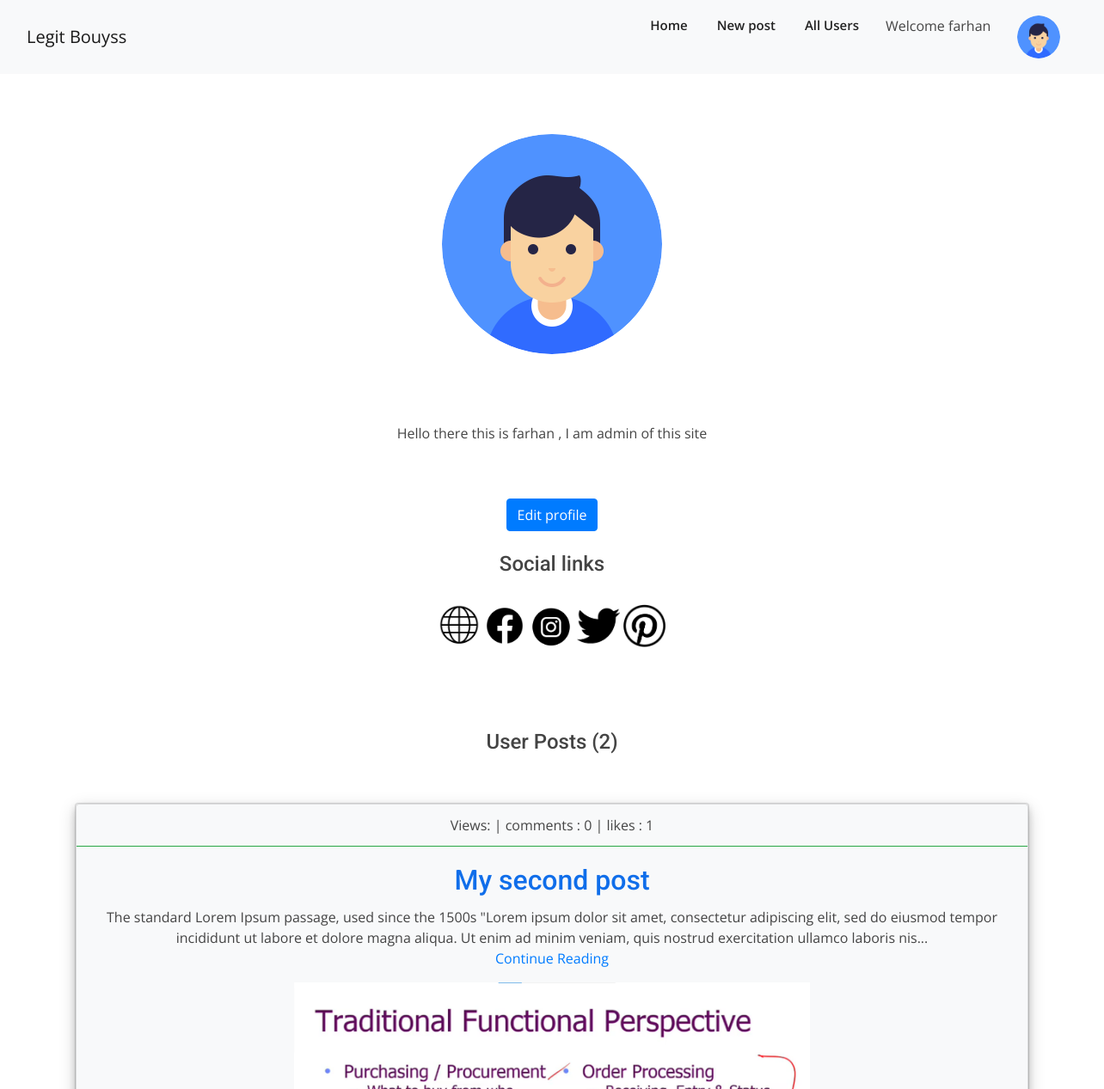
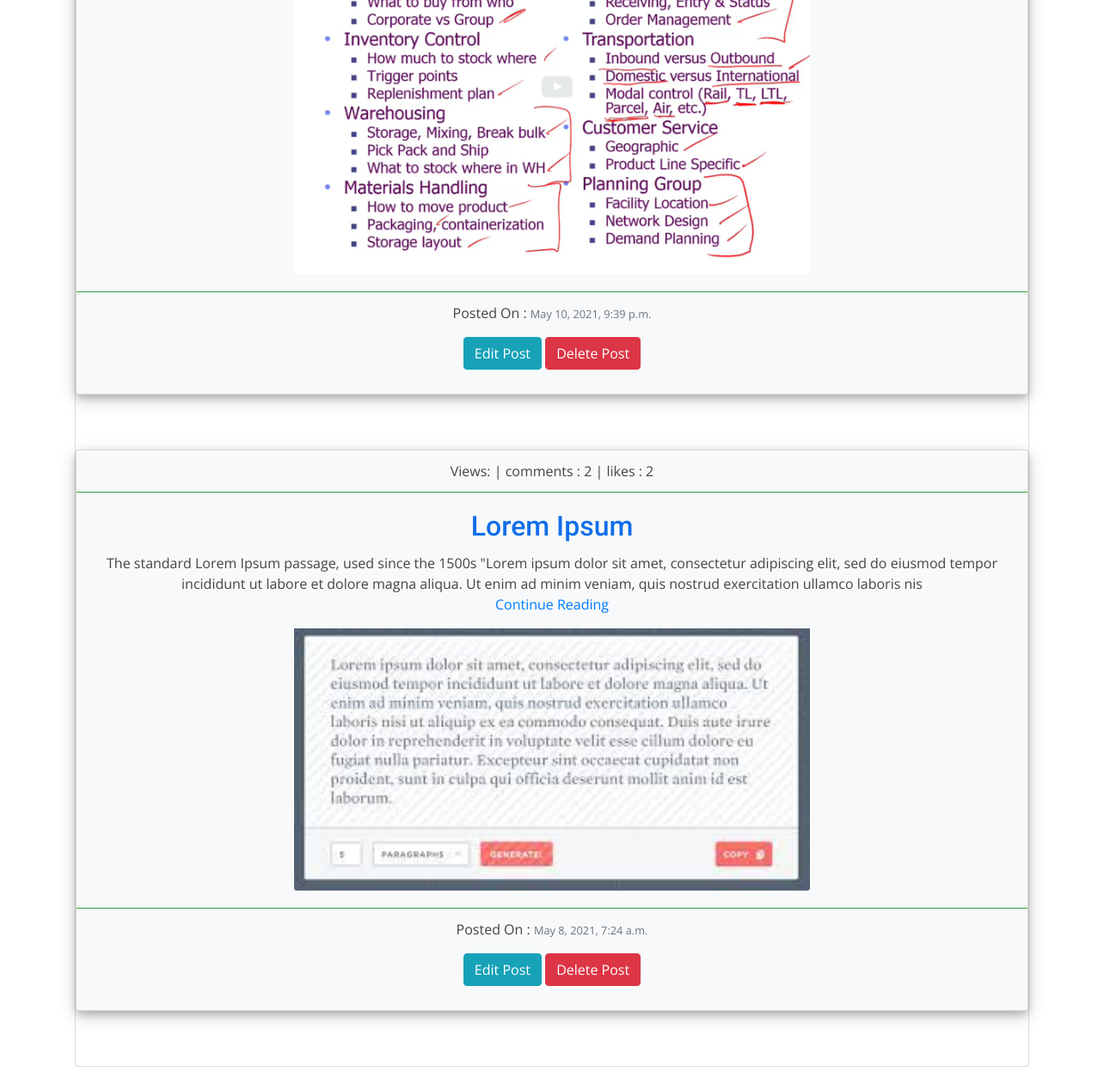
The page /profile_page/farhan/ (signed in) on the database its author committed (2 pictures, top to bottom).
### blog/models.py (models this page shows, shortened)
class UserProfile(models.Model):
    user = models.OneToOneField(User,null=True,blank=True,on_delete=models.SET_NULL)
    profilepic = models.ImageField(upload_to='images/profile_pics/',default='images/profile_pics/default.png')
    bio = models.TextField()
    website_url = models.URLField(null=True,blank=True)
    facebook_url = models.URLField(null=True,blank=True)
    instagram_url = models.URLField(null=True,blank=True)
    twitter_url = models.URLField(null=True,blank=True)
    pintrest_url = models.URLField(null=True,blank=True)

class Post(models.Model):
    title = models.CharField(max_length=100)
    slug = models.SlugField(max_length=100)
    category = models.CharField(max_length=50)
    created_date = models.DateTimeField(auto_now=True)
    body = RichTextField()
    auther = models.ForeignKey(User,on_delete=models.CASCADE)
    thumbnail = models.ImageField(upload_to = 'images/post_thumbnails/',null=True,blank=True)
    snippet = models.TextField(max_length=255)
    like = models.ManyToManyField(User,related_name='blog_posts')
    Hit_count_generic = GenericRelation(HitCount,object_id_field='object_pk',related_query_name='hit_count_generic_relation')
    @property
    def get_likes(self):
        return self.like.count()
    class Meta:
        ordering = ["-created_date"]

### blog/views.py (the view)
# urls.py: path("profile_page/<username>/",views.profile_page,name="profile_page"),
def profile_page(request,username):
    user_profile = get_object_or_404(User,username=username)
    user_posts = Post.objects.filter(auther__username__iexact=username)
    return render(request,'blog/profile_page.html',{"user_profile":user_profile,'user_posts':user_posts})

### blog/templates/blog/profile_page.html (shortened to what this page needs)
{% extends 'main2.html' %}
{% load static %}
{% load hitcount_tags %}
{% block content %}
    <div class="row">
        <div class="col text-center">
            <div>
                <img src="{{user_profile.userprofile.profilepic.url}}" style="max-height: 300px;max-width:300px;border-radius:50%;">
                <br><br>
            </div>
            <div >
                <br><br>
            </div>
            <div >
                <p>{{user_profile.userprofile.bio|safe}}</p>
                <br><br>
            </div>
            {% if user.is_authenticated %}
                {% if user.username == user_profile.username %}
                    <a href="{% url 'blog:profile_update' user_profile.username user_profile.userprofile.id  %}"><button class="btn btn-primary btn-large" >Edit profile</button></a>
                {% endif %}
                <br><br>
            {% endif %}
            <div>
                <h4>Social links </h4>
                <br>
                {% if user_profile.userprofile.website_url %}
                    <a href="{{user_profile.userprofile.website_url}}"><img src="{% static 'images/website.png' %}"  style="max-height: 50px;max-width:50px"></a>
                {% endif %}
                {% if user_profile.userprofile.facebook_url %}
                    <a href="{{user_profile.userprofile.facebook_url}}"><img src="{% static 'images/facebook_icon.png' %}"  style="max-height: 50px;max-width:50px">
                    </a>
                {% endif %}
                {% if user_profile.userprofile.instagram_url %}
                    <a href="{{user_profile.userprofile.instagram_url}}"><img src="{% static 'images/instagram.png' %}"  style="max-height: 50px;max-width:50px"></a>
                {% endif %}
                {% if user_profile.userprofile.twitter_url %}
                    <a href="{{user_profile.userprofile.twitter_url}}"><img src="{% static 'images/twitter.png' %}"  style="max-height: 50px;max-width:50px"></a>
                {% endif %}
                {% if user_profile.userprofile.pintrest_url %}
                    <a href="{{user_profile.userprofile.pintrest_url}}"><img src="{% static 'images/pinterest.png' %}"  style="max-height: 50px;max-width:50px"></a>
                {% endif %}
                <br>
            </div>
            <br><br><br><br>
            <h4>User Posts ({{user_posts.count}}) </h4>
            <br><br>
            <div class="card">
                {% if user_posts %}
                    {% for post in user_posts %}
                        <div class="card bg-light mb-3" style="box-shadow: 0 4px 8px 0 rgba(0, 0, 0, 0.2), 0 6px 20px 0 rgba(0, 0, 0, 0.19);">
                            <div class="card-header bg-transparent border-success">
                                <span class="cat-links">
                                    <a  rel="category tag">Views: {% get_hit_count for post %} | </a> <a  rel="category tag">comments : {{post.comments.count}} | </a> <a  rel="category tag">likes : {{post.get_likes}}</a>
                                </span>
                            </div>
                            <div class="card-body">
                                <h2 class="card-title"><a href="{% url 'blog:post_detail' post.slug  %}">{{post.title}}</a></h2>
                                <p class="card-text">{{post.snippet|safe}} <br> <a href="{% url 'blog:post_detail' post.slug  %}" class="btn-link">Continue Reading</a> </p>
                                {% if post.thumbnail %}
                                    <img src="{{post.thumbnail.url}}" class="card-img-bottom" style="max-height: 400x;max-width:600px">
                                {% endif %}
                            </div>
                            <div class="card-footer bg-transparent border-success">
                                <p class="card-text">Posted On : <small class="text-muted">{{post.created_date}}</small></p>
                                <p><a href="{% url 'blog:post_update' post.slug post.pk %}" class="btn btn-info">Edit Post</a>   <a href="{% url 'blog:post_delete' post.slug post.pk %}" class="btn btn-danger">Delete Post</a></p>
                            </div>
                        </div>
                        <br><br>
                    {% endfor %}
                {% else %}
                    <h5>No posts Yet...</h5>
                {% endif %}
            </div>
        </div>
    </div>
{% endblock %}

### blog/templates/main2.html (shortened to what this page needs)
<!DOCTYPE html>
{% load static %}
<html lang="en">
<head>
  <link href="{% static 'assets/vendor/bootstrap/css/bootstrap.min.css' %}" rel="stylesheet">
  <link href="{% static 'assets/vendor/icofont/icofont.min.css' %}" rel="stylesheet">
  <link href="{% static 'assets/vendor/boxicons/css/boxicons.min.css' %}" rel="stylesheet">
  <link href="{% static 'assets/vendor/owl.carousel/assets/owl.carousel.min.css' %}" rel="stylesheet">
  <link href="{% static 'assets/vendor/venobox/venobox.css' %}" rel="stylesheet">
  <link href="{% static 'assets/vendor/aos/aos.css' %}" rel="stylesheet">
  <link href="{% static 'assets/css/style.css' %}" rel="stylesheet">
</head>
<body>
  <header class="navbar navbar-expand-lg navbar-light bg-light" >
    <div class="container-fluid" >
      <a href="{% url 'blog:home' %}" class="navbar-brand">Legit Bouyss</a>
      <nav class="nav-menu d-none d-lg-block">
        <ul>
          <li ><a href="{% url 'blog:home' %}">Home</a></li>
          {% if user.is_authenticated %}
            <li><a href="{% url 'blog:create_post' %}">New post</a></li>
            <li><a href="{% url 'accounts:all_users' %}">All Users</a></li>
            <li><a ></a>Welcome {{user.username}}</li>
            <li class="drop-down"><a href=""><img src="{{user.userprofile.profilepic.url}}" style="width: 50px;height:50px;border-radius:50px;"></a>
            </li>
          {% else %}
            <li><a href="{% url 'accounts:signup' %}"><button class="btn btn-outline-success me-2" type="button">Sign Up</button></a></li>
            <li><a href="{% url 'accounts:login' %}"><button class="btn btn-outline-success me-2" type="button">Login</button></a></li>
          {% endif %}
        </ul>
      </nav>
    </div>
  </header>
  <div class="container">
    <div style="margin: 70px 0px ;">
      {% block content %}
      {% endblock %}
    </div>
  </div>
</body>
</html>

### static/assets/css/style.css (style rules this page uses)
body { font-family: "Open Sans", sans-serif; color: #444444; }
a { color: #106eea; }
h1, h2, h3, h4, h5, h6 { font-family: "Roboto", sans-serif; }
.nav-menu ul { margin: 0; padding: 0; list-style: none; }
.nav-menu > ul { display: flex; }
.nav-menu > ul > li { position: relative; white-space: nowrap; padding: 10px 0 10px 28px; }
.nav-menu a { display: block; position: relative; color: #222222; transition: 0.3s; font-size: 15px; font-weight: 600; padding: 0 3px; font-family: "Open Sans", sans-serif; }
.nav-menu > ul > li > a:before { content: ""; position: absolute; width: 100%; height: 2px; bottom: -5px; left: 0; background-color: #106eea; visibility: hidden; width: 0px; transition: all 0.3s ease-in-out 0s; }
.nav-menu .drop-down > a:after { content: "\ea99"; font-family: IcoFont; padding-left: 5px; }
.mobile-nav { position: fixed; top: 55px; right: 15px; bottom: 15px; left: 15px; z-index: 9999; overflow-y: auto; background: #fff; transition: ease-in-out 0.2s; opacity: 0; visibility: hidden; border-radius: 10px; padding: 10px 0; }
.mobile-nav * { margin: 0; padding: 0; list-style: none; }
.mobile-nav a { display: block; position: relative; color: #222222; padding: 10px 20px; font-weight: 500; outline: none; }
.mobile-nav .drop-down > a:after { content: "\ea99"; font-family: IcoFont; padding-left: 10px; position: absolute; right: 15px; }
.mobile-nav .drop-down > a { padding-right: 35px; }

### rows shown on the page
Post: comments.count "0", get_likes "1", title "My second post", snippet "The standard Lorem Ipsum passage, used since the 1500s \"Lorem ipsum dolor sit amet, consectetur adipiscing elit, sed do eiusmod tempor incididunt ut labore et dolore magna aliqua. Ut enim ad minim veniam, quis nostrud exercitation ullamco laboris nis...", thumbnail (picture), created_date "May 10, 2021, 9:39 p.m."
Post: comments.count "2", get_likes "2", title "Lorem Ipsum", snippet "The standard Lorem Ipsum passage, used since the 1500s \"Lorem ipsum dolor sit amet, consectetur adipiscing elit, sed do eiusmod tempor incididunt ut labore et dolore magna aliqua. Ut enim ad minim veniam, quis nostrud exercitation ullamco laboris nis", thumbnail (picture), created_date "May 8, 2021, 7:24 a.m."

### other values the page prints
{{ user.username }} "farhan"
{{ user_profile.userprofile.bio|safe }} "Hello there this is farhan , I am admin of this site"
{{ user_posts.count }} "2"
